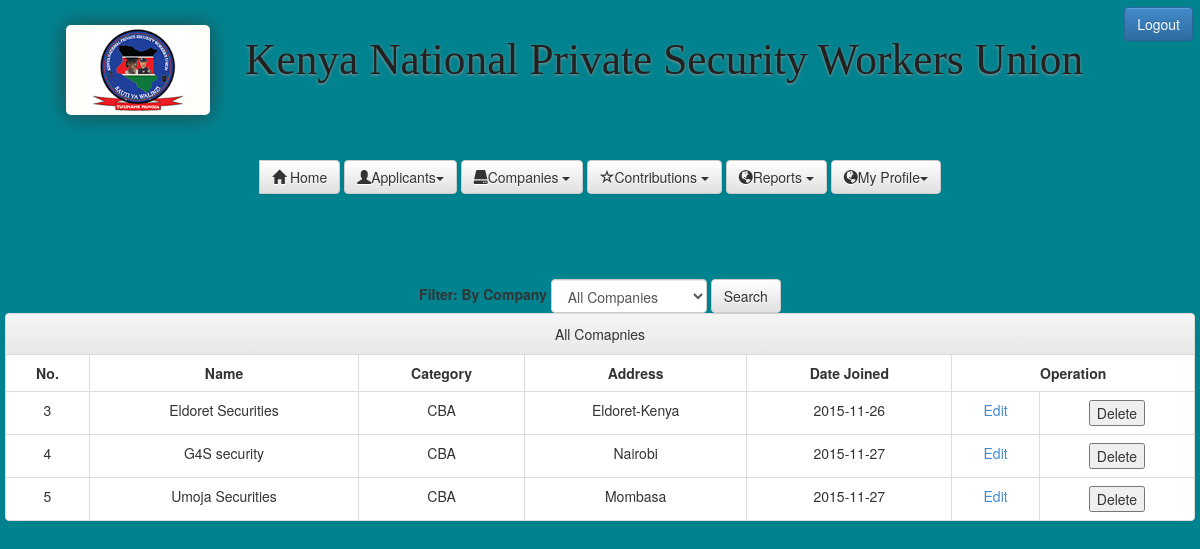
Screenshot of /all_companies.php (signed in) with the database file from the repository.
### tables this page shows
CREATE TABLE IF NOT EXISTS `companies` (
  `company_id` int(10) NOT NULL AUTO_INCREMENT,
  `category` varchar(50) NOT NULL,
  `name` varchar(50) NOT NULL,
  `address` varchar(50) NOT NULL,
  `date_added` date NOT NULL,
  `tid` varchar(50) NOT NULL,
  PRIMARY KEY (`company_id`),
  UNIQUE KEY `name` (`name`)
);

### all_companies.php (the view, shortened to what this page needs)
<!DOCTYPE html PUBLIC "-//W3C//DTD XHTML 1.0 Transitional//EN" "http://www.w3.org/TR/xhtml1/DTD/xhtml1-transitional.dtd">
<html xmlns="http://www.w3.org/1999/xhtml">
<head>
      <link rel="stylesheet" type="text/css" href="bootstrap/css/bootstrap.css"/>
      <link rel="stylesheet" type="text/css" href="bootstrap/css/bootstrap.min.css"/>
      <link rel="stylesheet" type="text/css" href="bootstrap/css/bootstrap-theme.css"/>
      <link rel="stylesheet" type="text/css" href="bootstrap/css/bootstrap-theme.min.css"/>
      <link rel="stylesheet" type="text/css" href="css/home.css" />
      <link rel="stylesheet" type="text/css" href="engine1/style.css" />
      <link rel="stylesheet" type="text/css" href="dist/sweetalert.css">
</head>
<body style="background-color:#00838f">
    <div class="logout_btn">
        <a href="logout.php" class="btn btn-primary btn-large">Logout <i class="icon-white icon-check"></i></a>
    </div>
    <div class="img_home_pos" >
        <a style="color:#212121; text-decoration:none" href="everyone.php"><img src="images/logo.png" height="90"alt=UMS/><span class="header_pos">Kenya National Private Security Workers Union</span>
    </div><br>
    <div class="dropdownmenu_container">
         <?php  include 'admin_menu.php'; ?>
    </div>
 <div class="container_middle">
        <div class="row">
        <form  onsubmit="fetch_data()" class="form-inline" role="form" id="login_form">
                <div class="form-group">
                  <label for="cname">Filter: By Company</label>
                        <select class="form-control" name="company" id="company" >
                        <option value='any'>All Companies</option>
                        </select>
                </div>
                 <button class="btn btn-default">Search</button>
          </form>
       </div>
        <div class="panel panel-default">
           <div class="panel-heading">All Comapnies</div>
            <table class="table table-bordered" id="myTable">
                    <thead>
                        <tr>
                            <th style="text-align: center;">No.</th>
                            <th style="text-align: center;">Name</th>
                            <th style="text-align: center;">Category</th>
                            <th style="text-align: center;">Address</th>
                            <th style="text-align: center;">Date Joined</th>
                            <th style="text-align: center;" colspan="2">Operation</th>
                        </tr>
                    </thead>
                    <tbody>
                      <?php
                         $sql="select * from companies";
                         $results=mysql_query($sql);
                         while ($row=mysql_fetch_row($results))
                         {
                            $id=$row[0]; $name=$row[2]; $category=$row[1]; $address=$row[3];  $date=$row[4];
                            echo "<tr id='".$id."' class='myrow'>
                                        <td>$id</td>
                                        <td>$name</td>
                                        <td>$category</td>
                                        <td>$address</td>
                                        <td>$date</td>
                                        <td><a href='edit_company.php?company_id=$id'>Edit</a></td>
                                        <td><button class='btn_del'>Delete</button></td>
                                  </tr>";
                         }
                      ?>
                      </tbody>
            </table>
        </div>
 </div>
</body>
</html>

### css/home.css (style rules this page uses)
body { background-color: #c7c7c7; }
.container_middle { margin-top: 80px; text-align: center; height: 560px; padding: 5px; }
img { -webkit-box-shadow: 0px 1px 22px 0px rgba(50, 50, 50, 0.75); -moz-box-shadow: 0px 1px 22px 0px rgba(50, 50, 50, 0.75); box-shadow: 0px 1px 22px 0px rgba(50, 50, 50, 0.75); -webkit-border-radius: 5px; -moz-border-radius: 5px; border-radius: 5px; }
.img_home_pos { padding: 25px; text-align: center; }
span.header_pos { margin-left: 35px; font-family: 'Segoe UI Light'; font-weight: 100; font-style: normal; font-size: 3.10em; text-shadow: 0px 1px 3px rgba(150, 150, 150, 1); }
.dropdownmenu_container { text-align: center; }
.logout_btn { float: right; margin-top: 7px; margin-right: 7px; }

### rows the page displays
companies: company_id "3", name "Eldoret Securities", category "CBA", address "Eldoret-Kenya", date_added "2015-11-26"
companies: company_id "4", name "G4S security", category "CBA", address "Nairobi", date_added "2015-11-27"
companies: company_id "5", name "Umoja Securities", category "CBA", address "Mombasa", date_added "2015-11-27"
